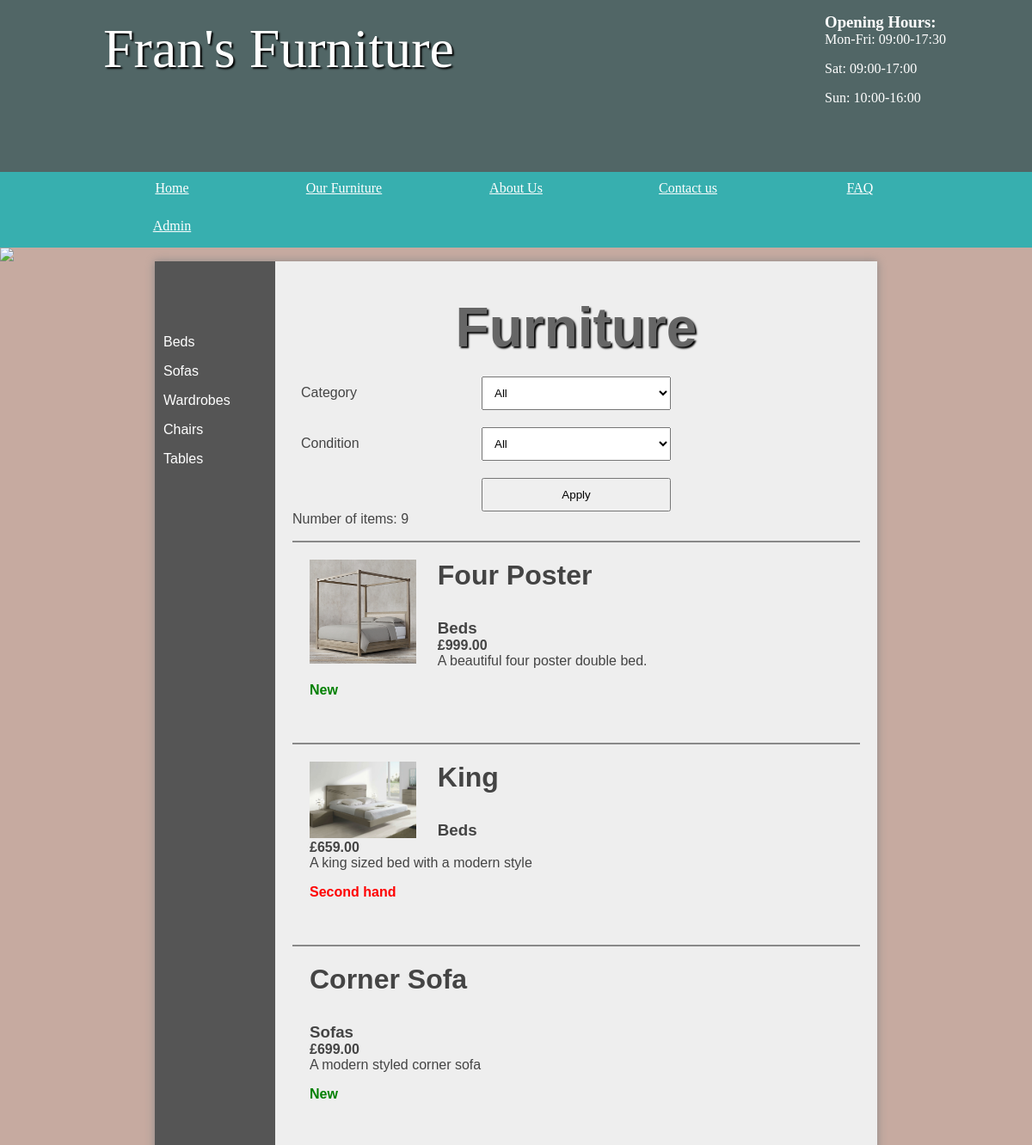
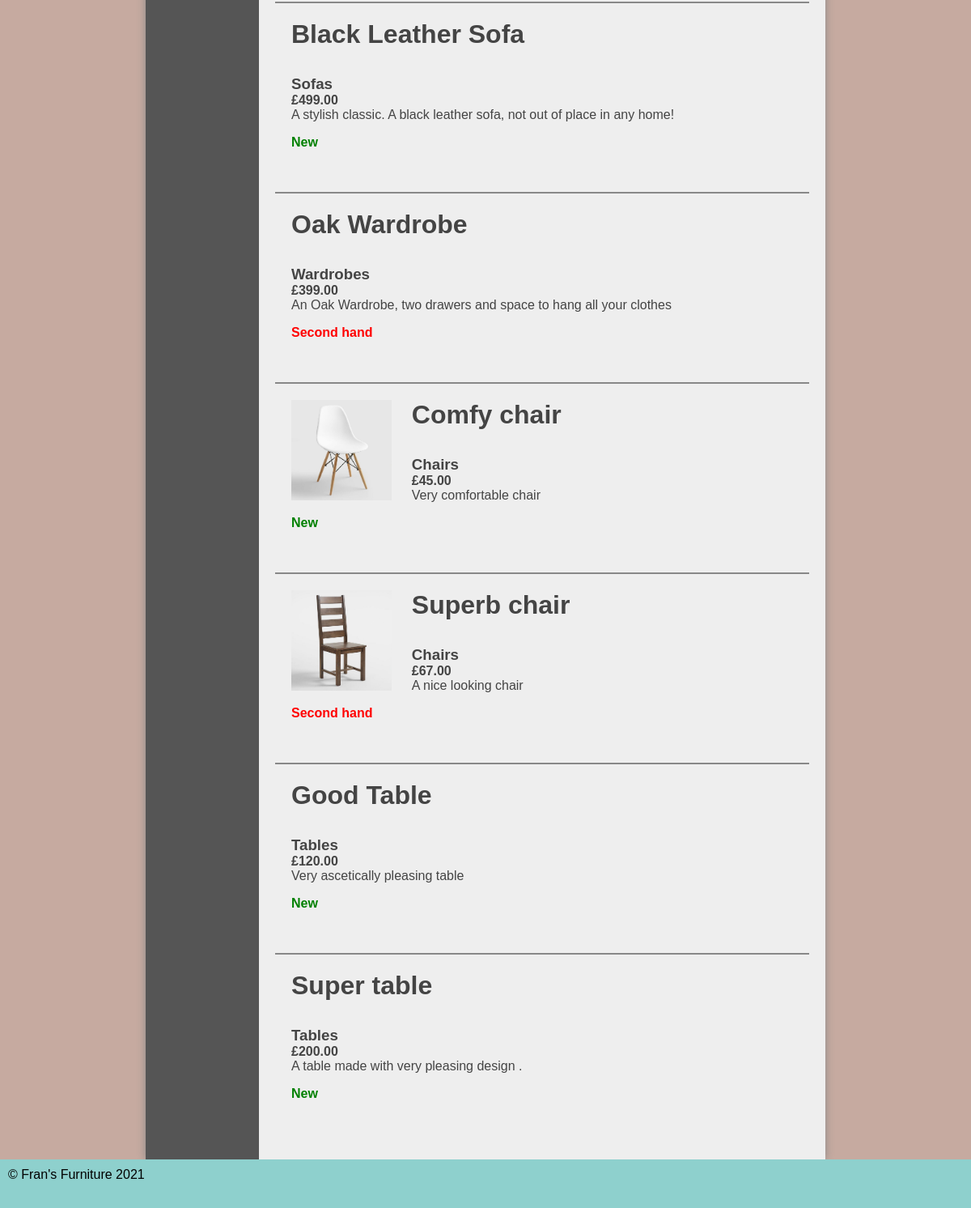
The app's page /furniture/public/furniture.php with its own data (2 pictures, top to bottom).
### tables this page shows
CREATE TABLE `category` (
  `id` int(11) NOT NULL AUTO_INCREMENT,
  `name` varchar(45) DEFAULT NULL,
  PRIMARY KEY (`id`)
);

CREATE TABLE `furniture` (
  `id` int(11) NOT NULL AUTO_INCREMENT,
  `name` varchar(45) DEFAULT NULL,
  `description` varchar(2000) DEFAULT NULL,
  `price` decimal(5,2) DEFAULT NULL,
  `categoryId` int(11) DEFAULT NULL,
  `hide` int(1) DEFAULT NULL,
  `condition` int(1) DEFAULT NULL,
  PRIMARY KEY (`id`)
);

### furniture/public/furniture.php (the view, shortened to what this page needs)
<!DOCTYPE html>
<html>
	<head>
		<link rel="stylesheet" href="/styles.css"/>
	</head>
	<body>
	<header>
		<section>
			<?php include_once 'openinghours.php';?>
			<h1>Fran's Furniture</h1>
		</section>
	</header>
<?php include_once 'nav.php';?>
<img src="images/randombanner.php"/>
	<main class="admin">
	<section class="left">
<?php include_once 'categories.php';?>
	</section>
<?php
$pdo = new PDO('mysql:dbname=furniture;host=127.0.0.1', 'student', 'student', [PDO::ATTR_ERRMODE => PDO::ERRMODE_EXCEPTION]);
$categoryQuery = $pdo->prepare('SELECT * FROM category');
$categoryQuery->execute();
$categories = [];
foreach ($categoryQuery as $category) {
    $categories[$category['id']] = $category['name'];
}
$categoryId = isset($_POST['categoryId']) ? $_POST['categoryId'] : 0;
$condition = isset($_POST['condition']) ? $_POST['condition'] : 0;
?>
<section class="right">
<h1><?php echo $categoryId == 0 ? "Furniture" : $categories[$categoryId]; ?></h1>
<form action="furniture.php" method="POST">
<label>Category</label>
<select name="categoryId">
<option value="0">All</option>
</select>
<label>Condition</label>
<select name="condition">
	<option value="0" <?php if ($condition == 0) {echo "selected";}?>>All</option>
</select>
<input type="submit" name="submit" value="Apply" />
</form>
<ul class="furniture" style="clear: left;">
<?php
$furnitureQuerySQL = 'SELECT * FROM furniture WHERE hide = 0';
$furnitureQuery = $pdo->prepare($furnitureQuerySQL);
$furnitureQuery->execute();
$numResults = $furnitureQuery->rowCount();
if ($numResults > 0) {
    echo "<p>Number of items: " . $numResults . "</p>";
    foreach ($furnitureQuery as $furniture) {
        echo '<li>';
        if (file_exists('images/furniture/' . $furniture['id'] . '.jpg')) {
            echo '<a href="images/furniture/' . $furniture['id'] . '.jpg"><img src="images/furniture/' . $furniture['id'] . '.jpg" /></a>';
        }
        echo '<div class="details">';
        echo '<h2>' . $furniture['name'] . '</h2>';
        echo '<h3>' . $categories[$furniture['categoryId']] . '</h3>';
        echo '<h4>£' . $furniture['price'] . '</h4>';
        echo '<p>' . $furniture['description'] . '</p>';
        echo '<p style="color:'. ($furniture['condition'] == 1 ? 'green' : 'red') .'"><b>' . ($furniture['condition'] == 1 ? 'New' : 'Second hand') . '</b></p>';
        echo '</div>';
        echo '</li>';
    }
} else {
    echo "<h2>No results found. Please adjust filters and try again... </h2>";
}
?>
</ul>
</section>
	</main>
<?php include_once 'footer.php';?>
</body>
</html>

### furniture/public/openinghours.php
<aside>
   <h3>Opening Hours:</h3>
   <p>Mon-Fri: 09:00-17:30</p>
   <p>Sat: 09:00-17:00</p>
   <p>Sun: 10:00-16:00</p>
</aside>

### furniture/public/nav.php
<nav>
   <ul>
      <li><a href="/">Home</a></li>
      <li><a href="/furniture.php">Our Furniture</a></li>
      <li><a href="/about.php">About Us</a></li>
      <li><a href="/contact.php">Contact us</a></li>
      <li><a href="/faq.php">FAQ</a></li>
      <li><a href="../admin/index.php">Admin</a></li>
   </ul>
</nav>

### furniture/public/categories.php
<?php $pdo = new PDO('mysql:dbname=furniture;host=127.0.0.1', 'student', 'student', [PDO::ATTR_ERRMODE => PDO::ERRMODE_EXCEPTION]);?>
<ul>
<?php
$categories = $pdo->query('SELECT * FROM category');
foreach ($categories as $category) {
    echo '<li>';
    echo '<a href="items.php?id=' . $category['id'] . '">' . $category['name'] . '</a>';
    echo '</li>';
}
?>
</ul>

### furniture/public/footer.php
<footer>
	&copy; Fran's Furniture <?php echo date("Y"); ?>
</footer>

### furniture/public/styles.css (style rules this page uses)
* { margin: 0; padding: 0; }
html { font-family: 'Oxygen-Regular', verdana, sans-serif; }
body { background-color: #C6AAA0; }
header { background-color: #516666 ; color: white; height: 200px; }
header aside { float: right; margin-top: 15px; }
header section { width: 1000px; display: block; margin:auto; }
header h1 { float: left; margin-left: 20px; }
nav { width: 100%; background-color: #37AFAF; overflow: auto; }
body > img { width: 100%; display: block; }
nav ul { width: 1000px; margin: auto; display: block; list-style-type: none; }
nav ul li { width: 20%; float: left; overflow: auto; text-align: center; }
nav a { color: white; padding-top: 10px; display: block; }
nav { font-family: 'Oxygen-Regular'; }
header section { display: block; font-family: 'Mr Dafoe', cursive; }
header h1 { font-weight: normal; }
h1 { font-size:4em; color: white; text-align: center; padding-top: 20px; text-shadow: 2px 2px 2px #000; }
main { min-height: 75vh; background-color: #eee; width: 70vw; display: block; margin: auto; box-shadow: 0px 0px 10px #888; color:#444; }
footer { min-height: 5vh; }
main h2 { font-size:2em; }
p, li, h2 { margin-bottom: 1em; }
footer { background-color: #8ED0CD; padding: 10px; color: black; }
form select, form label, form input, form textarea { float: left; width: 200px; padding: 10px; margin-top: 20px; }
form label { clear: left; }
input[type="submit"] { clear: both; margin-left: 220px; width: 220px; }
.left ul { list-style-type: none }
section a { color: #444; }
form select { width: 220px; }
.stock, .admin { display: table; }
.stock > ul, .admin .left { width: 10vw; list-style-type: none; display: table-cell; padding: 10px; background-color: #555; margin: 0; }
.stock .products, .admin .right { display: table-cell; padding: 20px; }
.stock > ul a, .admin .left a { color: white; text-decoration: none; }
.furniture li { border-top: 2px solid #888; padding: 20px; overflow: auto; }
.furniture li .noimage, .furniture li img { width: 20%; margin-right: 4%; min-height: 50px; float: left; }
.right { padding: 20px; }
main h1 { color: #666; }
main img { display: block; }

### records on screen
category: name "Beds"
category: name "Sofas"
category: name "Wardrobes"
category: name "Chairs"
category: name "Tables"
furniture: shows a picture, name "Four Poster", categoryId "Beds", price "999.00", description "A beautiful four poster double bed.", condition "New"
furniture: shows a picture, name "King", categoryId "Beds", price "659.00", description "A king sized bed with a modern style", condition "Second hand"
furniture: name "Corner Sofa", categoryId "Sofas", price "699.00", description "A modern styled corner sofa", condition "New"
furniture: name "Black Leather Sofa", categoryId "Sofas", price "499.00", description "A stylish classic. A black leather sofa, not out of place in any home!", condition "New"
furniture: name "Oak Wardrobe", categoryId "Wardrobes", price "399.00", description "An Oak Wardrobe, two drawers and space to hang all your clothes", condition "Second hand"
furniture: shows a picture, name "Comfy chair", categoryId "Chairs", price "45.00", description "Very comfortable chair", condition "New"
furniture: shows a picture, name "Superb chair", categoryId "Chairs", price "67.00", description "A nice looking chair", condition "Second hand"
furniture: name "Good Table", categoryId "Tables", price "120.00", description "Very ascetically pleasing table", condition "New"
furniture: name "Super table", categoryId "Tables", price "200.00", description "A table made with very pleasing design .", condition "New"

### other values on screen
$numResults "9"
